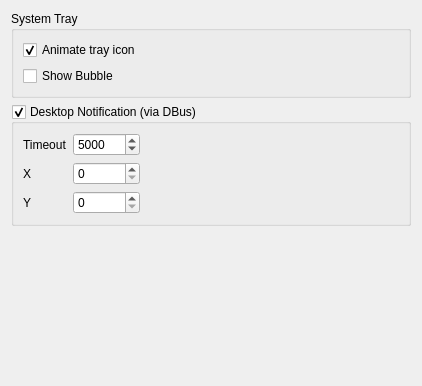
<ui version="4.0" >
 <class>NotificationsSettingsPage</class>
 <widget class="QWidget" name="NotificationsSettingsPage" >
  <property name="geometry" >
   <rect>
    <x>0</x>
    <y>0</y>
    <width>422</width>
    <height>386</height>
   </rect>
  </property>
  <property name="windowTitle" >
   <string>Form</string>
  </property>
  <layout class="QVBoxLayout" name="verticalLayout" >
   <item>
    <widget class="QGroupBox" name="groupBox_3" >
     <property name="title" >
      <string>System Tray</string>
     </property>
     <layout class="QGridLayout" >
      <item row="1" column="0" >
       <widget class="QCheckBox" name="animateTrayIcon" >
        <property name="text" >
         <string>Animate tray icon</string>
        </property>
        <property name="checked" >
         <bool>true</bool>
        </property>
       </widget>
      </item>
      <item row="2" column="0" >
       <widget class="QCheckBox" name="showBubble" >
        <property name="text" >
         <string>Show Bubble</string>
        </property>
       </widget>
      </item>
     </layout>
    </widget>
   </item>
   <item>
    <widget class="QGroupBox" name="desktopBox" >
     <property name="title" >
      <string>Desktop Notification (via DBus)</string>
     </property>
     <property name="checkable" >
      <bool>true</bool>
     </property>
     <layout class="QHBoxLayout" name="horizontalLayout" >
      <item>
       <layout class="QGridLayout" name="gridLayout" >
        <item row="0" column="0" >
         <widget class="QLabel" name="timeout_label" >
          <property name="text" >
           <string>Timeout</string>
          </property>
         </widget>
        </item>
        <item row="0" column="1" >
         <widget class="QSpinBox" name="timeout_value" >
          <property name="minimum" >
           <number>-1</number>
          </property>
          <property name="maximum" >
           <number>100000</number>
          </property>
          <property name="value" >
           <number>5000</number>
          </property>
         </widget>
        </item>
        <item row="1" column="0" >
         <widget class="QLabel" name="x_label" >
          <property name="text" >
           <string>X</string>
          </property>
         </widget>
        </item>
        <item row="1" column="1" >
         <widget class="QSpinBox" name="x_value" >
          <property name="maximum" >
           <number>10000</number>
          </property>
         </widget>
        </item>
        <item row="2" column="0" >
         <widget class="QLabel" name="y_label" >
          <property name="text" >
           <string>Y</string>
          </property>
         </widget>
        </item>
        <item row="2" column="1" >
         <widget class="QSpinBox" name="y_value" >
          <property name="maximum" >
           <number>10000</number>
          </property>
         </widget>
        </item>
       </layout>
      </item>
      <item>
       <spacer name="horizontalSpacer" >
        <property name="orientation" >
         <enum>Qt::Horizontal</enum>
        </property>
        <property name="sizeHint" stdset="0" >
         <size>
          <width>261</width>
          <height>20</height>
         </size>
        </property>
       </spacer>
      </item>
     </layout>
    </widget>
   </item>
   <item>
    <spacer name="verticalSpacer" >
     <property name="orientation" >
      <enum>Qt::Vertical</enum>
     </property>
     <property name="sizeHint" stdset="0" >
      <size>
       <width>20</width>
       <height>143</height>
      </size>
     </property>
    </spacer>
   </item>
  </layout>
 </widget>
 <resources/>
 <connections/>
</ui>
